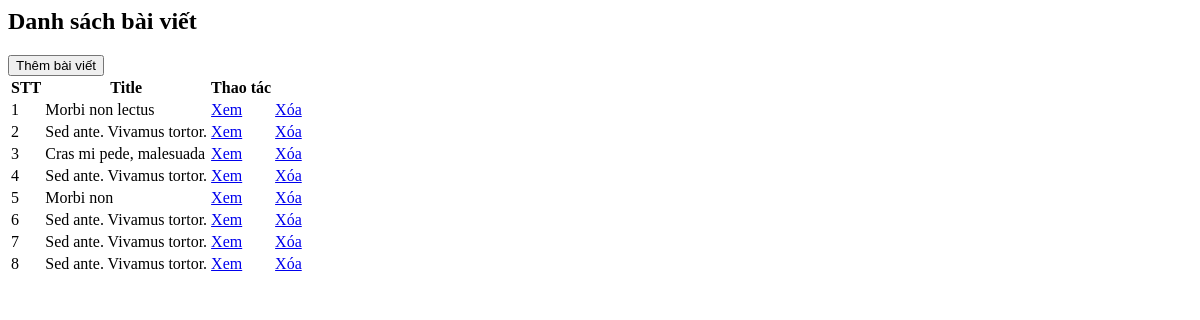
The app's page /admin/list_news.php, older data.
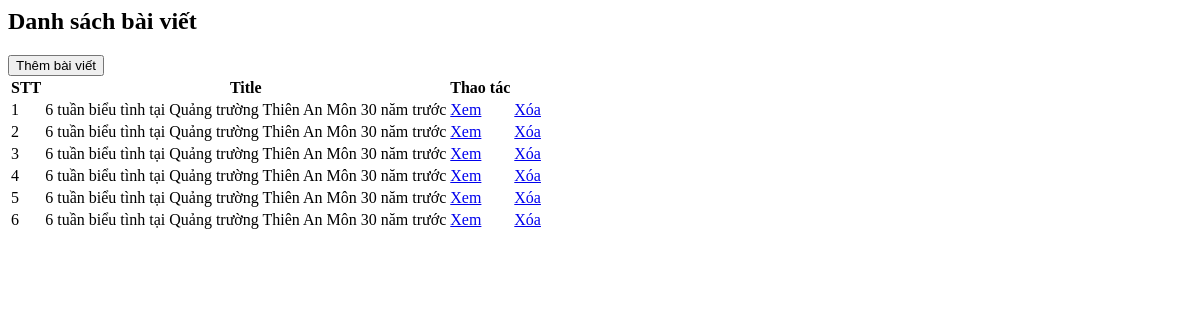
The same page, newer data.
### tables this page shows
CREATE TABLE IF NOT EXISTS `news` (
  `id_news` int(11) NOT NULL AUTO_INCREMENT,
  `id_catalog` int(11) NOT NULL,
  `img` text NOT NULL,
  `content` text NOT NULL,
  `name_news` text NOT NULL,
  `des_news` text NOT NULL,
  PRIMARY KEY (`id_news`),
  KEY `news_fk0` (`id_catalog`)
);

### admin/list_news.php (the view, shortened to what this page needs)
<head>
</head>
<body>
    <?php
include "../controller/connect.php";
$list_news = array();
$result = $conn->query("SELECT id_news, name_news FROM `news` ORDER BY id_news");
if ($result->num_rows >= 1) {
    while ($row = $result->fetch_assoc()) {
        array_push($list_news, array('id_news' => $row['id_news'], 'name_news' => $row['name_news']));
    }
}
?>
<h2>Danh sách bài viết</h2>
<input type="submit" value="Thêm bài viết" onclick="location.href='add_news.php'">
<table>
    <thead>
        <tr>
            <th>STT</th>
            <th>Title</th>
            <th>Thao tác</th>
        </tr>
    </thead>
    <tbody>
        <?php
        $index = 1;
        foreach ($list_news as $news) {
            echo "<tr>";
            echo "<td>$index</td>";
            echo "<td>" . $news['name_news'] . "</td>";
            echo '<td><a href="/test_simulation/chi_tiet_bai_viet?id=' . $news['id_news'] . '">Xem</a></td>';
            echo '<td><a href="delete_news?id=' . $news['id_news'] . '">Xóa</a></td>';
            echo "</tr>";
            $index++;
        }
        ?>
    </tbody>
</table>
</body>
</html>

Row changes from the older to the newer data that the page shows:
removed news: name_news "Morbi non lectus"
removed news: name_news "Sed ante. Vivamus tortor."
removed news: name_news "Cras mi pede, malesuada"
removed news: name_news "Sed ante. Vivamus tortor."
removed news: name_news "Morbi non"
removed news: name_news "Sed ante. Vivamus tortor."
removed news: name_news "Sed ante. Vivamus tortor."
removed news: name_news "Sed ante. Vivamus tortor."
added news: name_news "6 tuần biểu tình tại Quảng trường Thiên An Môn 30 năm trước"
added news: name_news "6 tuần biểu tình tại Quảng trường Thiên An Môn 30 năm trước"
added news: name_news "6 tuần biểu tình tại Quảng trường Thiên An Môn 30 năm trước"
added news: name_news "6 tuần biểu tình tại Quảng trường Thiên An Môn 30 năm trước"
added news: name_news "6 tuần biểu tình tại Quảng trường Thiên An Môn 30 năm trước"
added news: name_news "6 tuần biểu tình tại Quảng trường Thiên An Môn 30 năm trước"
